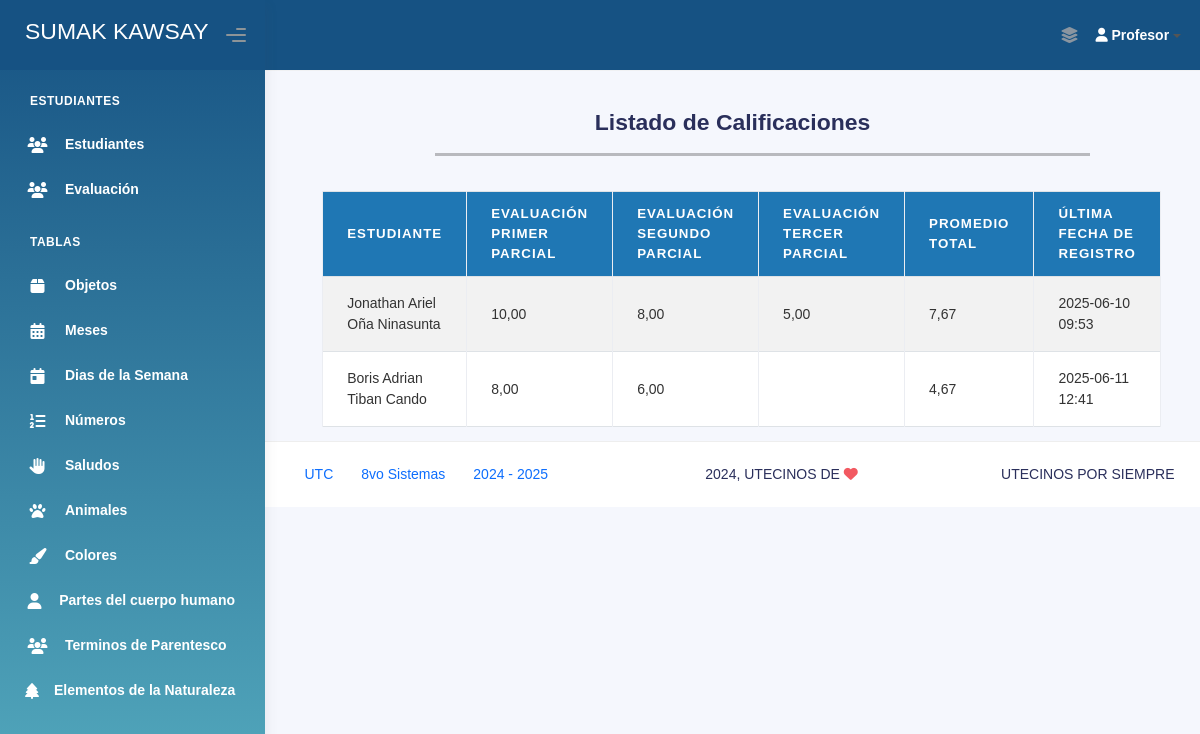
Page /calificaciones/ (signed in) on the committed database.
### Aplicaciones/Modulos/models.py (models this page shows, shortened)
class Evaluacion(models.Model):
    titulo_eva = models.CharField(max_length=200)
    descripcion_eva = models.TextField()
    nivel_escolar_eva = models.CharField(max_length=50, blank=True, null=True)
    estado_eva = models.BooleanField(default=True)
    tipo_aprendizaje_eva = models.TextField()
    fecha_creacion_eva = models.DateTimeField(auto_now_add=True)
    fecha_actualizacion_eva = models.DateTimeField(auto_now=True)

class Estudiante(models.Model):
    nombres_est = models.CharField(max_length=100)
    apellidos_est = models.CharField(max_length=100)
    cedula_est = models.CharField(max_length=10, unique=True)
    genero_est = models.CharField(max_length=20)
    nivel_escolar_est = models.CharField(max_length=50)
    estado_est = models.CharField(max_length=10)
    fecha_registro_est = models.DateTimeField(auto_now_add=True)
    fecha_actualizacion_est = models.DateTimeField(auto_now=True)

### Aplicaciones/Modulos/views.py (the view)
# urls.py: path('calificaciones/', views.lista_calificaciones, name='lista_calificaciones'),
def lista_calificaciones(request):
    if not request.session.get('profesor_id'):
        return redirect('login_profesor')
    evaluaciones = Evaluacion.objects.all().order_by('id')
    calificaciones = Resultado_Evaluacion.objects.select_related('fk_estudiante', 'fk_evaluacion').all()
    estudiantes_ids = set(calificaciones.values_list('fk_estudiante__id', flat=True))
    estudiantes = []
    for est_id in estudiantes_ids:
        estudiante = calificaciones.filter(fk_estudiante=est_id).first().fk_estudiante
        estudiantes.append(estudiante)
    notas_por_estudiante = {}
    for cal in calificaciones:
        est_id = cal.fk_estudiante.id
        eva_id = cal.fk_evaluacion.id
        if est_id not in notas_por_estudiante:
            notas_por_estudiante[est_id] = {}
        notas_por_estudiante[est_id][eva_id] = float(cal.nota_res)
    promedios = {}
    total_evaluaciones = evaluaciones.count()
    for est_id in estudiantes_ids:
        notas = notas_por_estudiante.get(est_id, {})
        suma_notas = 0
        for eva in evaluaciones:
            nota = notas.get(eva.id, 0)  # Si no tiene nota, se considera 0
            suma_notas += nota
        if total_evaluaciones > 0:
            promedios[est_id] = suma_notas / total_evaluaciones
        else:
            promedios[est_id] = None
    fechas_ultimo_registro = {}
    for est_id in estudiantes_ids:
        ultima_fecha = calificaciones.filter(fk_estudiante=est_id).aggregate(Max('fecha_res'))['fecha_res__max']
        fechas_ultimo_registro[est_id] = ultima_fecha
    context = {
        'evaluaciones': evaluaciones,
        'estudiantes': estudiantes,
        'notas_por_estudiante': notas_por_estudiante,
        'promedios': promedios,
        'fechas_ultimo_registro': fechas_ultimo_registro,
    }
    return render(request, 'Administrador/Calificaciones/lista_calificaciones.html', context)

### Aplicaciones/Modulos/templatetags/diccionario_extras.py (called while the page is built)
@register.filter
def dict_get(d, key):
    if d is None:
        return None
    return d.get(key)

### Aplicaciones/Modulos/templates/Administrador/Calificaciones/lista_calificaciones.html (shortened to what this page needs)
{% extends 'plantillaAdmin.html' %}
{% load diccionario_extras %}
{% block body %}
<br><br><br><br>
<div>
    <br>
    <div class="card-title text-center">
        <h3><b>Listado de Calificaciones</b></h3>
    </div>
</div>
<div style="width: 70%; margin-left: 170px;">
    <hr style="height: 3px; background-color: #000; border: none;">
</div>
<br>
<div class="container" style="width: 90%;">
    <table class="table table-bordered table-striped table-hover" id="tbl-Calificaciones">
        <thead>
            <tr>
                <th>Estudiante</th>
                {% for eva in evaluaciones %}
                    <th>{{ eva.titulo_eva }}</th>
                {% endfor %}
                <th>Promedio Total</th>
                <th>Última Fecha de Registro</th>
            </tr>
        </thead>
        <tbody>
            {% for est in estudiantes %}
                <tr>
                    <td>{{ est.nombres_est }} {{ est.apellidos_est }}</td>
                    {% for eva in evaluaciones %}
                        {% with notas_por_estudiante|dict_get:est.id as notas_est %}
                            {% with notas_est|dict_get:eva.id as nota %}
                                <td>{{ nota|default:"-"|floatformat:2 }}</td>
                            {% endwith %}
                        {% endwith %}
                    {% endfor %}
                    <td>{{ promedios|dict_get:est.id|default:"-"|floatformat:2 }}</td>
                    <td>
                        {% with fechas_ultimo_registro|dict_get:est.id as fecha %}
                            {% if fecha %}
                                {{ fecha|date:"Y-m-d H:i" }}
                            {% else %}
                                -
                            {% endif %}
                        {% endwith %}
                    </td>
                </tr>
            {% empty %}
                <tr>
                    <td colspan="{{ evaluaciones|length|add:'3' }}">No hay calificaciones registradas.</td>
                </tr>
            {% endfor %}
        </tbody>
    </table>
</div>
{% endblock %}

### Aplicaciones/Modulos/templates/Administrador/Calificaciones/lista_calificaciones.html (style rules this page uses)
#tbl-Calificaciones { background-color: #a0ccf3; }
#tbl-Calificaciones th { background-color: #1f77b4; color: white; }
#tbl-Calificaciones td { color: #333; }

### rows in the picture
Evaluacion: titulo_eva "EVALUACIÓN PRIMER PARCIAL", id "10,00", id "8,00"
Evaluacion: titulo_eva "EVALUACIÓN SEGUNDO PARCIAL", id "8,00", id "6,00"
Evaluacion: titulo_eva "EVALUACIÓN TERCER PARCIAL", id "5,00"
Estudiante: nombres_est "Jonathan Ariel", apellidos_est "Oña Ninasunta", id "7,67", id "2025-06-10 09:53"
Estudiante: nombres_est "Boris Adrian", apellidos_est "Tiban Cando", id "4,67", id "2025-06-11 12:41"
